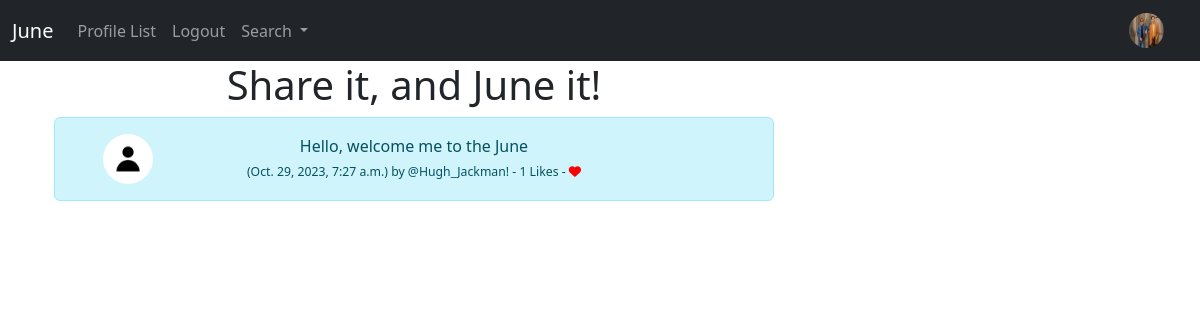
The page /june_share/2 (signed in) on the database its author committed.
### juneapp/models.py (models this page shows, shortened)
class Profile(models.Model):
    user = models.OneToOneField(User, on_delete = models.CASCADE)
    follows = models.ManyToManyField("self",
                                    related_name = "followed_by",
                                    symmetrical = False,
                                    blank = True)
    date_modified = models.DateTimeField(User, auto_now = True)
    profile_image = models.ImageField(null = True, blank = True, upload_to = 'images/')
    profile_bio = models.CharField(null = True, blank = True, max_length = 500)
    website_link = models.CharField(null = True, blank = True, max_length = 100)
    facebook_link = models.CharField(null = True, blank = True, max_length = 100)
    instagram_link = models.CharField(null = True, blank = True, max_length = 100)
    linkedin_link = models.CharField(null = True, blank = True, max_length = 100)

class June(models.Model):
    user = models.ForeignKey(
        User,
        related_name = "junes",
        on_delete = models.DO_NOTHING
    )
    body = models.CharField(max_length = 200)
    created_at = models.DateTimeField(auto_now_add = True)
    likes = models.ManyToManyField(User, related_name = "june_likes", blank = True)
    def number_of_likes(self):
        return self.likes.count()

### juneapp/views.py (the view)
# urls.py: path("june_share/<int:pk>", views.june_share, name = "june_share"),
def june_share(request, pk):
    june = get_object_or_404(June, id = pk)
    if june:
        return render(request, "show_june.html",{"june":june})
    else:
        messages.warning(request, ("That June does not exist...!"))
        return redirect('home')

### templates/show_june.html (shortened to what this page needs)
{% extends "base.html" %}
{% load static %}
{% block content%}
    <div class="container text-center">
        <div class="row">
            <div class="col-8">
                <h1>Share it, and June it!</h1>
                    <div class="alert alert-info" role="alert">
                        <div class="container">
                            <div class="row">
                                <div class="col-2">
                                    {% if june.user.profile.profile_image %}
                                        <img src="{{june.user.profile.profile_image.url}}"  height=50 width=50 style="border-radius: 50%;" class="rounded-cirle" alt=" Profile picture">
                                    {% else %}
                                        <img src="{% static 'images/default_profile_pic.png' %}" height=50 width=50 style="border-radius: 50%;" class="rounded-cirle" alt=" Profile picture">
                                    {% endif %}
                                </div>
                                <div class="col-8">
                                    {{june.body}} <br>
                                    <small>
                                        <small>
                                            ({{june.created_at}}) by @{{june.user.username}}!
                                          - {{june.number_of_likes}} Likes -
                                          {% if user in june.likes.all%}
                                          <a style="text-decoration: none;" href="{% url 'june_like' june.id %}">
                                            <i class="fa-solid fa-heart" style="color: red;"></i>
                                            </a>
                                          {% else %}
                                            <a style="text-decoration: none;" href="{% url 'june_like' june.id %}">
                                            <i class="fa fa-heart-o" style="color: red;"></i>
                                            </a>
                                          {% endif %}
                                        </small>
                                    </small>
                                </div>
                            </div>
                        </div>
                    </div>
            </div>
        </div>
    </div>
{% endblock %}

### templates/navbar.html (shortened to what this page needs)
{% load static %}
<nav class="navbar navbar-expand-lg navbar-dark bg-dark">
    <div class="container-fluid">
      <a class="navbar-brand" href="{% url 'home' %}">June</a>
      <div class="collapse navbar-collapse" id="navbarSupportedContent">
        <ul class="navbar-nav me-auto mb-2 mb-lg-0">
          <li class="nav-item">
            <a class="nav-link" href="{% url 'profile_list' %}">Profile List</a>
          </li>
          {% if user.is_authenticated %}
          <li class="nav-item">
            <a class="nav-link" href="{% url 'logout' %}">Logout</a>
          </li>
          {% endif %}
          <li class="nav-item dropdown">
            <a class="nav-link dropdown-toggle" href="#" role="button" data-bs-toggle="dropdown" aria-expanded="false">
              Search
            </a>
          </li>
        </ul>
        {% if user.is_authenticated %}
          <ul class="navbar-nav ml-auto">
            <li class="nav-link navbar-brand">
          {% if user.profile.profile_image %}
                <a style="text-decoration: none;" href="{% url 'profile' request.user.id %}">
                  <img class="rounded-circle" width="35" height="35" src="{{user.profile.profile_image.url}}" alt="Profile picture">
                </a>
          {% else %}
                <a style="text-decoration: none;" href="{% url 'profile' request.user.id %}">
                  <img class="rounded-cirle" style="border-radius: 50%;" width="35" height="35"  src="{% static 'images/default_profile_pic.png' %}"  alt="Profile picture">
                </a>
          {% endif %}
            </li>
          </ul>
        {% endif %}
      </div>
    </div>
  </nav>

### rows shown on the page
June: body "Hello, welcome me to the June", created_at "Oct. 29, 2023, 7:27 a.m.", user.username "Hugh_Jackman", number_of_likes "1"
